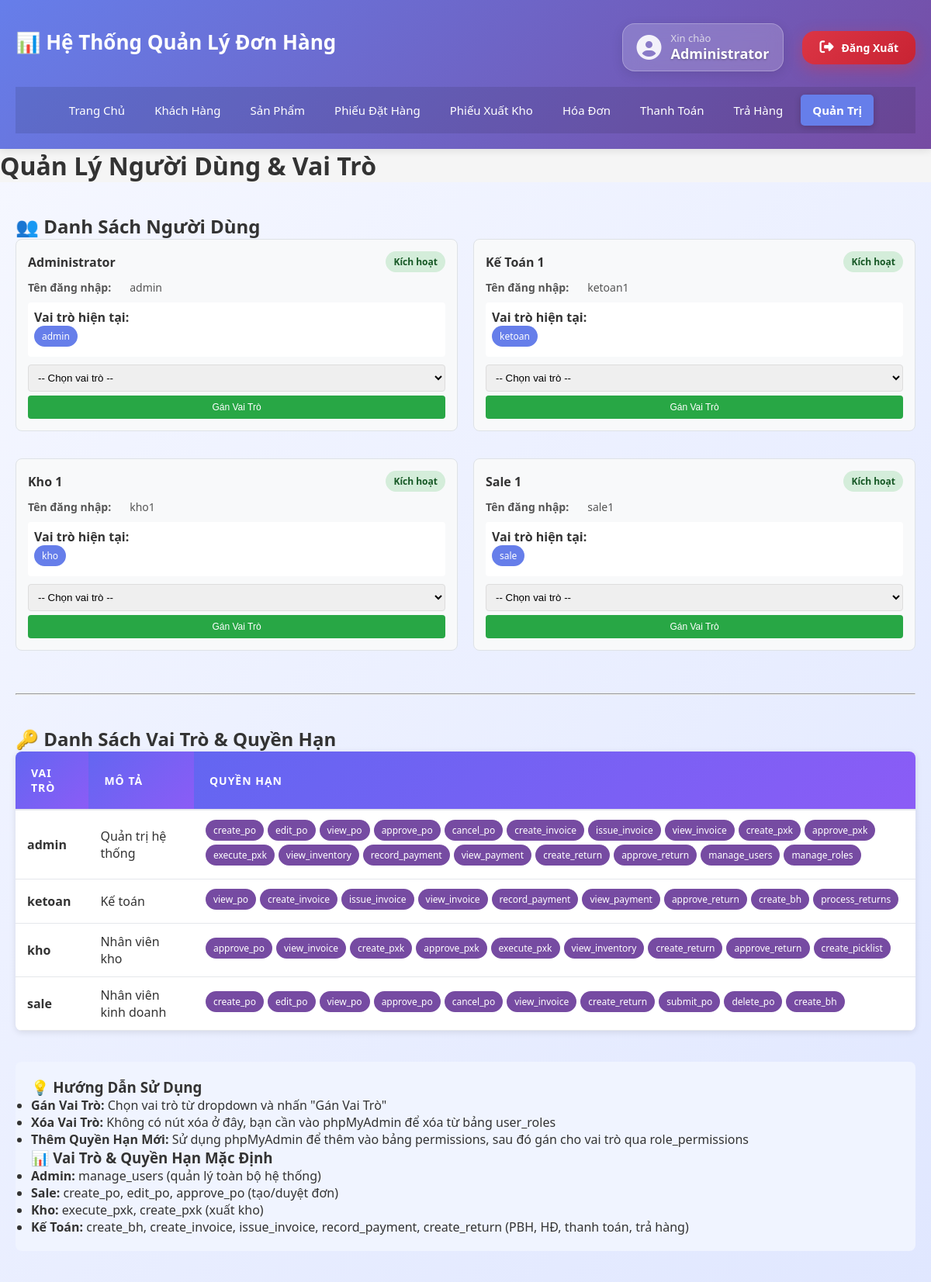
The page /admin/users.php (signed in) on the database its author committed.
### tables this page shows
CREATE TABLE `users` (
  `id` int(11) NOT NULL,
  `username` varchar(50) NOT NULL,
  `password` varchar(255) NOT NULL,
  `full_name` varchar(100) DEFAULT NULL,
  `status` tinyint(4) DEFAULT 1,
  `role` varchar(50) DEFAULT 'guest',
  `created_at` datetime DEFAULT current_timestamp()
);

CREATE TABLE `roles` (
  `id` int(11) NOT NULL,
  `name` varchar(50) NOT NULL,
  `description` varchar(255) DEFAULT NULL
);

### admin/users.php (the view, shortened to what this page needs)
<?php
include '../config.php';
$sql = "SELECT u.id, u.username, u.full_name, u.status, GROUP_CONCAT(r.name SEPARATOR ', ') as roles
        FROM users u
        LEFT JOIN user_roles ur ON u.id = ur.user_id
        LEFT JOIN roles r ON ur.role_id = r.id
        GROUP BY u.id
        ORDER BY u.full_name";
$result = $conn->query($sql);
?>
<!DOCTYPE html>
<html lang="vi">
<head>
    <link rel="stylesheet" href="../css/style.css">
</head>
<body>
    <div class="container">
        <?php include '../header.php'; ?>
        <h1>Quản Lý Người Dùng & Vai Trò</h1>
        <main>
            <h2>👥 Danh Sách Người Dùng</h2>
            <div class="admin-container">
                <?php
                if ($result->num_rows > 0) {
                    while ($user = $result->fetch_assoc()) {
                        $status_class = $user['status'] == 1 ? 'status-active' : 'status-inactive';
                        $status_text = $user['status'] == 1 ? 'Kích hoạt' : 'Bị khóa';
                        $roles_display = $user['roles'] ? $user['roles'] : 'Không có vai trò';
                        echo "<div class='user-card'>";
                        echo "<div class='user-header'>";
                        echo "<h4>{$user['full_name']}</h4>";
                        echo "<span class='status-badge $status_class'>$status_text</span>";
                        echo "</div>";
                        echo "<div class='user-info'>";
                        echo "<strong>Tên đăng nhập:</strong> {$user['username']}<br>";
                        echo "</div>";
                        echo "<div class='user-roles'>";
                        echo "<strong>Vai trò hiện tại:</strong><br>";
                        foreach (explode(', ', $roles_display) as $role) {
                            if ($role !== 'Không có vai trò') {
                                echo "<span class='role-badge'>$role</span>";
                            }
                        }
                        echo "</div>";
                        echo "<form method='POST' class='role-select'>";
                        echo "<select name='role_id' required>";
                        echo "<option value=''>-- Chọn vai trò --</option>";
                        echo "</select>";
                        echo "<div class='role-actions'>";
                        echo "<button type='submit' name='action' value='assign_role' class='btn-assign'>Gán Vai Trò</button>";
                        echo "</div>";
                        echo "</form>";
                        echo "</div>";
                    }
                } else {
                    echo "<p style='grid-column: 1/-1; text-align: center;'>Không có người dùng</p>";
                }
                ?>
            </div>
            <hr style="margin: 40px 0;">
            <h2>🔑 Danh Sách Vai Trò & Quyền Hạn</h2>
            <table class="table">
                <thead>
                    <tr>
                        <th>Vai Trò</th>
                        <th>Mô Tả</th>
                        <th>Quyền Hạn</th>
                    </tr>
                </thead>
                <tbody>
                    <?php
                    $sql_role_perms = "SELECT r.id, r.name, r.description, GROUP_CONCAT(p.name SEPARATOR ', ') as permissions
                                       FROM roles r
                                       LEFT JOIN role_permissions rp ON r.id = rp.role_id
                                       LEFT JOIN permissions p ON rp.permission_id = p.id
                                       GROUP BY r.id
                                       ORDER BY r.name";
                    $result_role_perms = $conn->query($sql_role_perms);
                    while ($role_perm = $result_role_perms->fetch_assoc()) {
                        echo "<tr>";
                        echo "<td><strong>" . $role_perm['name'] . "</strong></td>";
                        echo "<td>" . ($role_perm['description'] ? $role_perm['description'] : '-') . "</td>";
                        echo "<td>";
                        if ($role_perm['permissions']) {
                            $perms = explode(', ', $role_perm['permissions']);
                            foreach ($perms as $perm) {
                                echo "<span class='role-badge' style='background: #764ba2;'>$perm</span>";
                            }
                        } else {
                            echo "Không có quyền hạn";
                        }
                        echo "</td>";
                        echo "</tr>";
                    }
                    ?>
                </tbody>
            </table>
            <div style="margin-top: 40px; padding: 20px; background: #f0f4ff; border-radius: 8px;">
                <h3>💡 Hướng Dẫn Sử Dụng</h3>
                <ul>
                    <li><strong>Gán Vai Trò:</strong> Chọn vai trò từ dropdown và nhấn "Gán Vai Trò"</li>
                    <li><strong>Xóa Vai Trò:</strong> Không có nút xóa ở đây, bạn cần vào phpMyAdmin để xóa từ bảng user_roles</li>
                    <li><strong>Thêm Quyền Hạn Mới:</strong> Sử dụng phpMyAdmin để thêm vào bảng permissions, sau đó gán cho vai trò qua role_permissions</li>
                </ul>
                <h3>📊 Vai Trò & Quyền Hạn Mặc Định</h3>
                <ul>
                    <li><strong>Admin:</strong> manage_users (quản lý toàn bộ hệ thống)</li>
                    <li><strong>Sale:</strong> create_po, edit_po, approve_po (tạo/duyệt đơn)</li>
                    <li><strong>Kho:</strong> execute_pxk, create_pxk (xuất kho)</li>
                    <li><strong>Kế Toán:</strong> create_bh, create_invoice, issue_invoice, record_payment, create_return (PBH, HĐ, thanh toán, trả hàng)</li>
                </ul>
            </div>
        </main>
    </div>
</body>
</html>

### css/style.css (style rules this page uses)
* { margin: 0; padding: 0; box-sizing: border-box; }
body { font-family: 'Segoe UI', Tahoma, Geneva, Verdana, sans-serif; background-color: #f5f5f5; color: #333; }
.container { max-width: 1200px; margin: 0 auto; min-height: 100vh; display: flex; flex-direction: column; }
.user-info { display: flex; align-items: center; gap: 15px; }
main { flex: 1; padding: 30px 20px; }
.table { width: 100%; border-collapse: collapse; background: white; box-shadow: 0 2px 8px rgba(0,0,0,0.1); border-radius: 8px; overflow: hidden; }
.table thead { background-color: #f3f4f6; border-bottom: 2px solid #e5e7eb; }
.table th { padding: 15px; text-align: left; font-weight: 600; color: #333; font-size: 14px; }
.table td { padding: 12px 15px; border-bottom: 1px solid #e5e7eb; }
main { flex: 1; padding: 40px 20px; background: linear-gradient(135deg, #f5f7ff 0%, #e0e7ff 100%); min-height: 100vh; }
.table thead th { background: linear-gradient(135deg, #6366f1, #8b5cf6); color: white; font-weight: 700; font-size: 14px; text-transform: uppercase; letter-spacing: 1px; padding: 18px 20px; }
.user-info { display: flex; align-items: center; gap: 24px; }

### admin/users.php (style rules this page uses)
.admin-container { display: grid; grid-template-columns: 1fr 1fr; gap: 20px; margin-bottom: 30px; }
.user-card { background: #f8f9fa; border: 1px solid #dee2e6; border-radius: 8px; padding: 15px; margin-bottom: 15px; }
.user-header { display: flex; justify-content: space-between; align-items: center; margin-bottom: 10px; }
.user-header h4 { margin: 0; color: #333; }
.status-badge { padding: 5px 10px; border-radius: 20px; font-size: 12px; font-weight: bold; }
.status-active { background: #d4edda; color: #155724; }
.user-info { margin: 10px 0; font-size: 14px; color: #555; }
.user-roles { margin: 10px 0; padding: 8px; background: white; border-radius: 4px; min-height: 30px; }
.role-badge { display: inline-block; background: #667eea; color: white; padding: 5px 10px; border-radius: 15px; font-size: 12px; margin-right: 5px; margin-bottom: 5px; }
.role-select { margin-top: 10px; }
.role-select select { padding: 8px; border: 1px solid #ddd; border-radius: 4px; width: 100%; margin-bottom: 5px; }
.role-actions { display: flex; gap: 5px; }
.role-actions button { flex: 1; padding: 8px 10px; font-size: 12px; border: none; border-radius: 4px; cursor: pointer; transition: all 0.3s; }
.btn-assign { background: #28a745; color: white; }

### header.php (style rules this page uses)
.user-info { display: flex; align-items: center; gap: 24px; }

### rows shown on the page
users: full_name "Administrator", status "Kích hoạt", username "admin", role "admin"
users: full_name "Kế Toán 1", status "Kích hoạt", username "ketoan1", role "ketoan"
users: full_name "Kho 1", status "Kích hoạt", username "kho1", role "kho"
users: full_name "Sale 1", status "Kích hoạt", username "sale1", role "sale"
roles: name "admin", description "Quản trị hệ thống", perm "create_po", perm "edit_po", perm "view_po", perm "approve_po", perm "cancel_po", perm "create_invoice", perm "issue_invoice", perm "view_invoice", perm "create_pxk", perm "approve_pxk", perm "execute_pxk", perm "view_inventory", perm "record_payment", perm "view_payment", perm "create_return", perm "approve_return", perm "manage_users", perm "manage_roles"
roles: name "ketoan", description "Kế toán", perm "view_po", perm "create_invoice", perm "issue_invoice", perm "view_invoice", perm "record_payment", perm "view_payment", perm "approve_return", perm "create_bh", perm "process_returns"
roles: name "kho", description "Nhân viên kho", perm "approve_po", perm "view_invoice", perm "create_pxk", perm "approve_pxk", perm "execute_pxk", perm "view_inventory", perm "create_return", perm "approve_return", perm "create_picklist"
roles: name "sale", description "Nhân viên kinh doanh", perm "create_po", perm "edit_po", perm "view_po", perm "approve_po", perm "cancel_po", perm "view_invoice", perm "create_return", perm "submit_po", perm "delete_po", perm "create_bh"

### other values the page prints
$_SESSION['full_name'] "Administrator"
